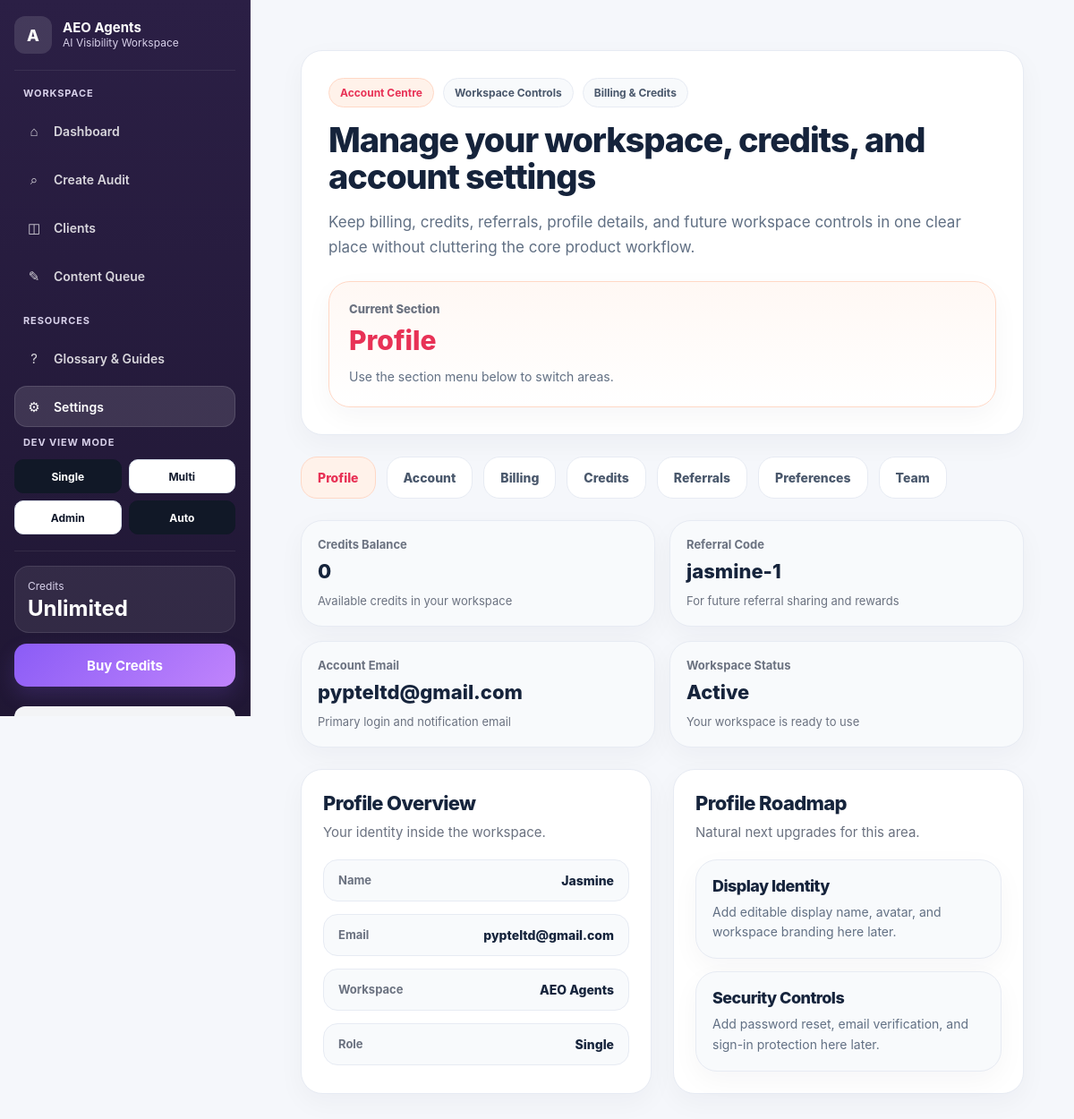
The app's page /settings (signed in) with its own data.
### app.py (models this page shows)
class Wallet(db.Model):
    __tablename__ = "wallets"
    id = db.Column(db.Integer, primary_key=True)
    user_id = db.Column(db.Integer, db.ForeignKey("users.id"), unique=True, nullable=False)
    balance = db.Column(db.Integer, default=0, nullable=False)
    updated_at = db.Column(db.DateTime, default=datetime.utcnow, onupdate=datetime.utcnow)

class User(UserMixin, db.Model):
    __tablename__ = "users"
    id = db.Column(db.Integer, primary_key=True)
    email = db.Column(db.String(255), unique=True, nullable=False)
    password_hash = db.Column(db.String(255), nullable=False)
    name = db.Column(db.String(255), nullable=False)
    referral_code = db.Column(db.String(50), unique=True, nullable=True)
    referred_by_user_id = db.Column(db.Integer, db.ForeignKey("users.id"), nullable=True)
    created_at = db.Column(db.DateTime, default=datetime.utcnow)
    role = db.Column(db.String(50), default="user")
    plan = db.Column(db.String(50), default="free")
    is_white_label_enabled = db.Column(db.Boolean, default=False)
    agency_name = db.Column(db.String(255), nullable=True)
    wallet = db.relationship(
        "Wallet",
        backref="user",
        uselist=False,
        cascade="all, delete-orphan",
    )
    clients = db.relationship(
        "Client",
        backref="user",
        lazy=True,
        cascade="all, delete-orphan",
    )

### app.py (the view)
@app.route("/settings")
@login_required
def settings_page():
    return render_settings_section("profile")

### app.py (called while the page is built)
@login_manager.user_loader
def load_user(user_id):
    return User.query.get(int(user_id))

def load_json_file(filepath):
    with open(filepath, "r", encoding="utf-8") as f:
        return json.load(f)

def safe_load_json(filepath, default):
    if not os.path.exists(filepath):
        return default
    try:
        return load_json_file(filepath)
    except Exception:
        return default

def normalize_website(url):
    if not url:
        return ""
    return (
        url.strip()
        .lower()
        .replace("https://", "")
        .replace("http://", "")
        .replace("www.", "")
        .rstrip("/")
    )

def serialize_client_row(client):
    return {
        "id": client.slug,
        "db_id": client.id,
        "user_id": client.user_id,
        "name": client.name,
        "website": client.website,
        "website_normalized": client.website_normalized,
        "industry": client.industry or "N/A",
        "location": client.location or "N/A",
        "owner_type": client.owner_type or "company",
        "notes": client.notes or "",
        "created_at": client.created_at.isoformat() if client.created_at else None,
        "updated_at": client.updated_at.isoformat() if client.updated_at else None,
    }

def load_clients(user_id=None):
    query = Client.query
    if user_id is not None:
        query = query.filter_by(user_id=user_id)
    rows = query.order_by(Client.created_at.desc()).all()
    return [serialize_client_row(row) for row in rows]

def get_matching_full_filename(summary_filename):
    if not summary_filename.endswith("_summary.json"):
        return None
    return summary_filename.replace("_summary.json", "_full.json")

def get_full_path(summary_filename):
    full_filename = get_matching_full_filename(summary_filename)
    if not full_filename:
        return None
    full_path = os.path.join(OUTPUTS_FOLDER, full_filename)
    if not os.path.exists(full_path):
        return None
    return full_path

def read_full_audit_data(summary_filename):
    full_path = get_full_path(summary_filename)
    if not full_path:
        return None
    return safe_load_json(full_path, None)

def user_has_unlimited_credits(user):
    if not user:
        return False
    if user.email == "pypteltd@gmail.com":
        return True
    return user.role == "admin" or user.plan == "dev_unlimited"

def get_workspace_count(user_id):
    return Client.query.filter_by(user_id=user_id).count()

### templates/settings.html (shortened to what this page needs)
{% extends "base.html" %}
{% block content %}
<div class="settings-v3-page">
    <section class="settings-v3-hero">
        <div class="settings-v3-hero-copy">
            <div class="settings-v3-eyebrow-row">
                <span class="settings-chip settings-chip-primary">Account Centre</span>
                <span class="settings-chip">Workspace Controls</span>
                <span class="settings-chip">Billing & Credits</span>
            </div>
            <h1>Manage your workspace, credits, and account settings</h1>
            <p>
                Keep billing, credits, referrals, profile details, and future workspace controls in one clear place without cluttering the core product workflow.
            </p>
        </div>
        <div class="settings-v3-hero-side">
            <div class="settings-v3-active-card">
                <span>Current Section</span>
                <strong>{{ active_settings_section|replace('_', ' ')|title }}</strong>
                <small>Use the section menu below to switch areas.</small>
            </div>
        </div>
    </section>
    <section class="settings-v3-section-nav">
        <a href="{{ url_for('settings_page') }}"
           class="settings-v3-tab {% if active_settings_section == 'profile' %}active{% endif %}">
            Profile
        </a>
        <a href="{{ url_for('settings_account') }}"
           class="settings-v3-tab {% if active_settings_section == 'account' %}active{% endif %}">
            Account
        </a>
        <a href="{{ url_for('settings_billing') }}"
           class="settings-v3-tab {% if active_settings_section == 'billing' %}active{% endif %}">
            Billing
        </a>
        <a href="{{ url_for('settings_credits') }}"
           class="settings-v3-tab {% if active_settings_section == 'credits' %}active{% endif %}">
            Credits
        </a>
        <a href="{{ url_for('settings_referrals') }}"
           class="settings-v3-tab {% if active_settings_section == 'referrals' %}active{% endif %}">
            Referrals
        </a>
        <a href="{{ url_for('settings_preferences') }}"
           class="settings-v3-tab {% if active_settings_section == 'preferences' %}active{% endif %}">
            Preferences
        </a>
        <a href="{{ url_for('settings_team') }}"
           class="settings-v3-tab {% if active_settings_section == 'team' %}active{% endif %}">
            Team
        </a>
    </section>
    <section class="settings-v3-summary-grid">
        <div class="settings-v3-summary-card">
            <span>Credits Balance</span>
            <strong>
                {% if current_user.wallet %}
                    {{ current_user.wallet.balance }}
                {% else %}
                    0
                {% endif %}
            </strong>
            <small>Available credits in your workspace</small>
        </div>
        <div class="settings-v3-summary-card">
            <span>Referral Code</span>
            <strong>{{ current_user.referral_code or "Pending setup" }}</strong>
            <small>For future referral sharing and rewards</small>
        </div>
        <div class="settings-v3-summary-card">
            <span>Account Email</span>
            <strong>{{ current_user.email }}</strong>
            <small>Primary login and notification email</small>
        </div>
        <div class="settings-v3-summary-card">
            <span>Workspace Status</span>
            <strong>Active</strong>
            <small>Your workspace is ready to use</small>
        </div>
    </section>
    {% if active_settings_section == "profile" %}
    <section class="settings-v3-grid">
        <div class="settings-v3-panel">
            <div class="settings-v3-panel-head">
                <h2>Profile Overview</h2>
                <p>Your identity inside the workspace.</p>
            </div>
            <div class="settings-v3-info-list">
                <div class="settings-v3-info-row">
                    <span>Name</span>
                    <strong>{{ current_user.name }}</strong>
                </div>
                <div class="settings-v3-info-row">
                    <span>Email</span>
                    <strong>{{ current_user.email }}</strong>
                </div>
                <div class="settings-v3-info-row">
                    <span>Workspace</span>
                    <strong>AEO Agents</strong>
                </div>
                <div class="settings-v3-info-row">
                    <span>Role</span>
                    <strong>{{ current_user.role|default("user")|title }}</strong>
                </div>
            </div>
        </div>
        <div class="settings-v3-panel">
            <div class="settings-v3-panel-head">
                <h2>Profile Roadmap</h2>
                <p>Natural next upgrades for this area.</p>
            </div>
            <div class="settings-v3-card-list">
                <div class="settings-v3-mini-card">
                    <h3>Display Identity</h3>
                    <p>Add editable display name, avatar, and workspace branding here later.</p>
                </div>
                <div class="settings-v3-mini-card">
                    <h3>Security Controls</h3>
                    <p>Add password reset, email verification, and sign-in protection here later.</p>
                </div>
            </div>
        </div>
    </section>
    {% endif %}
</div>
{% endblock %}

### templates/settings.html (style rules this page uses)
.settings-v3-page { padding: 28px; display: grid; gap: 24px; }
.settings-v3-hero, .settings-v3-active-card, .settings-v3-summary-card, .settings-v3-panel, .settings-v3-mini-card, .settings-v3-metric-card, .settings-v3-note-box, .settings-v3-tab { background: #ffffff; border: 1px solid #e7ebf3; border-radius: 24px; box-shadow: 0 10px 30px rgba(15, 23, 42, 0.04); }
.settings-v3-hero { padding: 30px; display: grid; grid-template-columns: minmax(0, 1.45fr) minmax(280px, 0.72fr); gap: 24px; align-items: stretch; }
.settings-v3-eyebrow-row { display: flex; flex-wrap: wrap; gap: 10px; margin-bottom: 16px; }
.settings-chip { display: inline-flex; align-items: center; padding: 8px 12px; border-radius: 999px; background: #f8fafc; border: 1px solid #e7ebf3; color: #4a586c; font-size: 13px; font-weight: 800; }
.settings-chip-primary { background: #fff2ea; border-color: #ffd8c6; color: #E83256; }
.settings-v3-hero-copy h1 { margin: 0; font-size: 38px; line-height: 1.08; font-weight: 800; color: #15233b; max-width: 760px; }
.settings-v3-hero-copy p { margin: 16px 0 0; font-size: 17px; line-height: 1.65; color: #617084; max-width: 760px; }
.settings-v3-active-card { padding: 22px; border-color: #ffd8c6; background: linear-gradient(180deg, #fff8f4 0%, #ffffff 100%); }
.settings-v3-active-card span { display: block; font-size: 13px; font-weight: 800; color: #6b7280; margin-bottom: 10px; }
.settings-v3-active-card strong { display: block; font-size: 30px; line-height: 1.15; font-weight: 800; color: #E83256; }
.settings-v3-active-card small { display: block; margin-top: 12px; color: #627084; font-size: 14px; line-height: 1.6; }
.settings-v3-section-nav { display: flex; flex-wrap: wrap; gap: 12px; }
.settings-v3-tab { padding: 14px 18px; border-radius: 18px; color: #4a586c; font-size: 14px; font-weight: 800; box-shadow: none; }
.settings-v3-tab.active { background: #fff2ea; border-color: #ffd8c6; color: #E83256; }
.settings-v3-summary-grid, .settings-v3-metric-grid { display: grid; gap: 16px; }
.settings-v3-summary-grid { grid-template-columns: repeat(4, minmax(0, 1fr)); }
.settings-v3-summary-card, .settings-v3-metric-card { padding: 18px; background: #f8fafc; }
.settings-v3-summary-card span, .settings-v3-metric-card span { display: block; font-size: 13px; font-weight: 700; color: #6b7280; margin-bottom: 8px; }
.settings-v3-summary-card strong, .settings-v3-metric-card strong { display: block; font-size: 22px; line-height: 1.35; font-weight: 800; color: #16243c; word-break: break-word; }
.settings-v3-summary-card small { display: block; margin-top: 8px; color: #6b7280; font-size: 13px; line-height: 1.5; }
.settings-v3-grid { display: grid; grid-template-columns: repeat(2, minmax(0, 1fr)); gap: 24px; }
.settings-v3-panel { padding: 24px; }
.settings-v3-panel-head { margin-bottom: 18px; }
.settings-v3-panel-head h2 { margin: 0 0 8px; font-size: 22px; font-weight: 800; color: #16243c; }
.settings-v3-panel-head p { margin: 0; color: #6b7280; font-size: 15px; line-height: 1.55; }
.settings-v3-info-list, .settings-v3-card-list, .settings-v3-bullet-list { display: grid; gap: 14px; }
.settings-v3-info-row { display: flex; justify-content: space-between; gap: 14px; padding: 14px 16px; border-radius: 16px; background: #f8fafc; border: 1px solid #e7ebf3; }
.settings-v3-info-row span { color: #6b7280; font-size: 13px; font-weight: 700; }
.settings-v3-info-row strong { color: #16243c; font-size: 14px; font-weight: 800; text-align: right; word-break: break-word; }
.settings-v3-mini-card { padding: 18px; background: #f8fafc; }
.settings-v3-mini-card h3 { margin: 0 0 8px; font-size: 18px; font-weight: 800; color: #16243c; }
.settings-v3-mini-card p, .settings-v3-bullet-item, .settings-v3-note-box { margin: 0; color: #627084; font-size: 14px; line-height: 1.6; }
@media (max-width: 1200px) { .settings-v3-hero, .settings-v3-summary-grid, .settings-v3-grid, .settings-v3-metric-grid { grid-template-columns: 1fr 1fr; } }
@media (max-width: 1200px) { .settings-v3-hero { grid-template-columns: 1fr; } }

### records on screen
Wallet: wallet.balance "0"
User: referral_code "jasmine-1", email "pypteltd@gmail.com", name "Jasmine", role "Single"

### other values on screen
{{ wallet_balance if wallet_balance is defined else 14 }} "Unlimited"
{{ active_settings_section|replace('_', ' ')|title }} "Profile"
